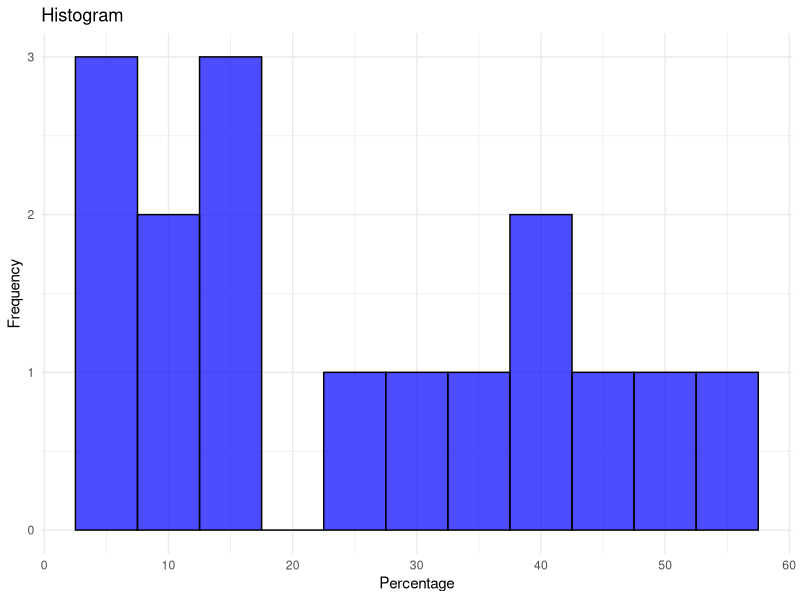

This figure's R source:
install.packages("ggplot2")
library(ggplot2)

# Your data
data <- data.frame(
  Age = c("0-10", "11-30", "31-50", "51-80"),
  Dairy = c(50, 35, 25, 40),
  StapleFood = c(30, 45, 55, 40),
  HighCalorieFood = c(10, 15, 13, 4),
  Supplements = c(10, 5, 7, 16)
)

# Reshape data for ggplot2
data_long <- reshape2::melt(data, id.vars = "Age")
# Histogram
ggplot(data_long, aes(x = value)) +
  geom_histogram(binwidth = 5, fill = "blue", color = "black", alpha = 0.7) +
  labs(title = "Histogram", x = "Percentage", y = "Frequency") +
  theme_minimal()
